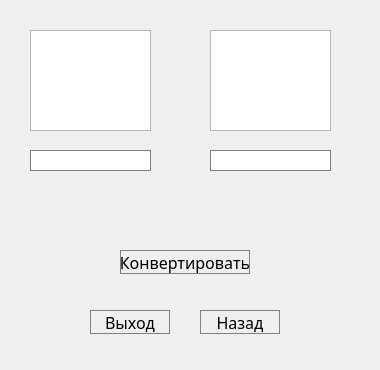
<?xml version="1.0" encoding="UTF-8"?>
<ui version="4.0">
 <class>conv_time</class>
 <widget class="QWidget" name="conv_time">
  <property name="geometry">
   <rect>
    <x>0</x>
    <y>0</y>
    <width>380</width>
    <height>370</height>
   </rect>
  </property>
  <property name="minimumSize">
   <size>
    <width>380</width>
    <height>370</height>
   </size>
  </property>
  <property name="maximumSize">
   <size>
    <width>380</width>
    <height>370</height>
   </size>
  </property>
  <property name="windowTitle">
   <string>Form</string>
  </property>
  <widget class="QPushButton" name="time_exit">
   <property name="geometry">
    <rect>
     <x>90</x>
     <y>310</y>
     <width>80</width>
     <height>24</height>
    </rect>
   </property>
   <property name="maximumSize">
    <size>
     <width>90</width>
     <height>24</height>
    </size>
   </property>
   <property name="font">
    <font>
     <family>Ubuntu Mono</family>
     <pointsize>12</pointsize>
    </font>
   </property>
   <property name="styleSheet">
    <string notr="true">QPushButton {
   border: 1px solid gray;
}
QPushButton:pressed {
    background-color: qlineargradient(x1: 0, y1: 0, x2: 0, y2: 1,
                                      stop: 0 #dadbde, stop: 1 #f6f7fa);
}</string>
   </property>
   <property name="text">
    <string>Выход</string>
   </property>
  </widget>
  <widget class="QPushButton" name="t2_convert">
   <property name="geometry">
    <rect>
     <x>120</x>
     <y>250</y>
     <width>130</width>
     <height>24</height>
    </rect>
   </property>
   <property name="minimumSize">
    <size>
     <width>130</width>
     <height>24</height>
    </size>
   </property>
   <property name="maximumSize">
    <size>
     <width>130</width>
     <height>24</height>
    </size>
   </property>
   <property name="font">
    <font>
     <family>Ubuntu Mono</family>
     <pointsize>12</pointsize>
    </font>
   </property>
   <property name="styleSheet">
    <string notr="true">QPushButton {
   border: 1px solid gray;
}
QPushButton:pressed {
    background-color: qlineargradient(x1: 0, y1: 0, x2: 0, y2: 1,
                                      stop: 0 #dadbde, stop: 1 #f6f7fa);
}</string>
   </property>
   <property name="text">
    <string>Конвертировать</string>
   </property>
  </widget>
  <widget class="QLabel" name="result">
   <property name="geometry">
    <rect>
     <x>210</x>
     <y>150</y>
     <width>121</width>
     <height>21</height>
    </rect>
   </property>
   <property name="font">
    <font>
     <family>Ubuntu Mono</family>
     <pointsize>12</pointsize>
    </font>
   </property>
   <property name="autoFillBackground">
    <bool>false</bool>
   </property>
   <property name="styleSheet">
    <string notr="true">background-color : white;
 qproperty-alignment: 'AlignVCenter | AlignRight';
  border: 1px solid gray;</string>
   </property>
   <property name="text">
    <string/>
   </property>
  </widget>
  <widget class="QListWidget" name="LV2">
   <property name="geometry">
    <rect>
     <x>210</x>
     <y>30</y>
     <width>121</width>
     <height>101</height>
    </rect>
   </property>
  </widget>
  <widget class="QPushButton" name="t2_return">
   <property name="geometry">
    <rect>
     <x>200</x>
     <y>310</y>
     <width>80</width>
     <height>24</height>
    </rect>
   </property>
   <property name="maximumSize">
    <size>
     <width>90</width>
     <height>24</height>
    </size>
   </property>
   <property name="font">
    <font>
     <family>Ubuntu Mono</family>
     <pointsize>12</pointsize>
    </font>
   </property>
   <property name="styleSheet">
    <string notr="true">QPushButton {
   border: 1px solid gray;
}
QPushButton:pressed {
    background-color: qlineargradient(x1: 0, y1: 0, x2: 0, y2: 1,
                                      stop: 0 #dadbde, stop: 1 #f6f7fa);
}</string>
   </property>
   <property name="text">
    <string>Назад</string>
   </property>
  </widget>
  <widget class="QListWidget" name="LV1">
   <property name="geometry">
    <rect>
     <x>30</x>
     <y>30</y>
     <width>121</width>
     <height>101</height>
    </rect>
   </property>
  </widget>
  <widget class="QLineEdit" name="lineEdit">
   <property name="geometry">
    <rect>
     <x>30</x>
     <y>150</y>
     <width>121</width>
     <height>21</height>
    </rect>
   </property>
   <property name="font">
    <font>
     <family>Ubuntu Mono</family>
     <pointsize>12</pointsize>
    </font>
   </property>
   <property name="styleSheet">
    <string notr="true"> qproperty-alignment: 'AlignVCenter | AlignRight';
  border: 1px solid gray;</string>
   </property>
  </widget>
 </widget>
 <resources/>
 <connections/>
</ui>
